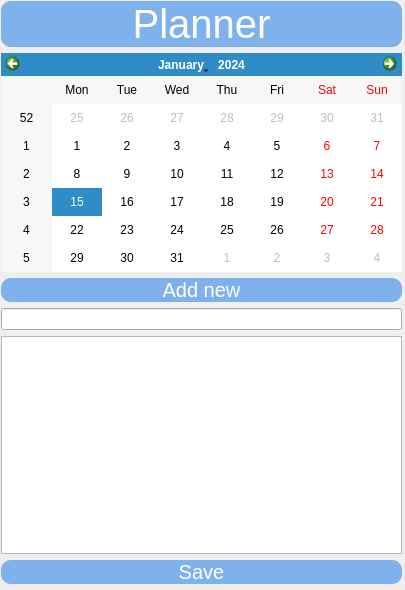
<?xml version="1.0" encoding="UTF-8"?>
<ui version="4.0">
 <class>Form</class>
 <widget class="QWidget" name="Form">
  <property name="geometry">
   <rect>
    <x>0</x>
    <y>0</y>
    <width>405</width>
    <height>590</height>
   </rect>
  </property>
  <property name="windowTitle">
   <string>Form</string>
  </property>
  <property name="styleSheet">
   <string notr="true"/>
  </property>
  <widget class="QWidget" name="layoutWidget">
   <property name="geometry">
    <rect>
     <x>1</x>
     <y>1</y>
     <width>401</width>
     <height>583</height>
    </rect>
   </property>
   <layout class="QVBoxLayout" name="verticalLayout">
    <item>
     <widget class="QLabel" name="label">
      <property name="styleSheet">
       <string notr="true">background-color:rgba(49, 135, 234, 150);
border:none;
color:white;
font-weight:bond;
font-size:30pt;
border-radius:10px</string>
      </property>
      <property name="text">
       <string>Planner</string>
      </property>
      <property name="alignment">
       <set>Qt::AlignCenter</set>
      </property>
     </widget>
    </item>
    <item>
     <widget class="QCalendarWidget" name="calendarWidget"/>
    </item>
    <item>
     <widget class="QPushButton" name="addButton">
      <property name="layoutDirection">
       <enum>Qt::LeftToRight</enum>
      </property>
      <property name="styleSheet">
       <string notr="true">background-color:rgba(49, 135, 234, 150);
border:none;
color:white;
font-weight:bond;
font-size:15pt;
border-radius:10px</string>
      </property>
      <property name="text">
       <string>Add new</string>
      </property>
     </widget>
    </item>
    <item>
     <widget class="QLineEdit" name="lineEdit"/>
    </item>
    <item>
     <widget class="QListWidget" name="tasksListWidget"/>
    </item>
    <item>
     <widget class="QPushButton" name="saveButton">
      <property name="layoutDirection">
       <enum>Qt::LeftToRight</enum>
      </property>
      <property name="styleSheet">
       <string notr="true">background-color:rgba(49, 135, 234, 150);
border:none;
color:white;
font-weight:bond;
font-size:15pt;
border-radius:10px</string>
      </property>
      <property name="text">
       <string>Save</string>
      </property>
     </widget>
    </item>
   </layout>
  </widget>
 </widget>
 <resources/>
 <connections/>
</ui>
